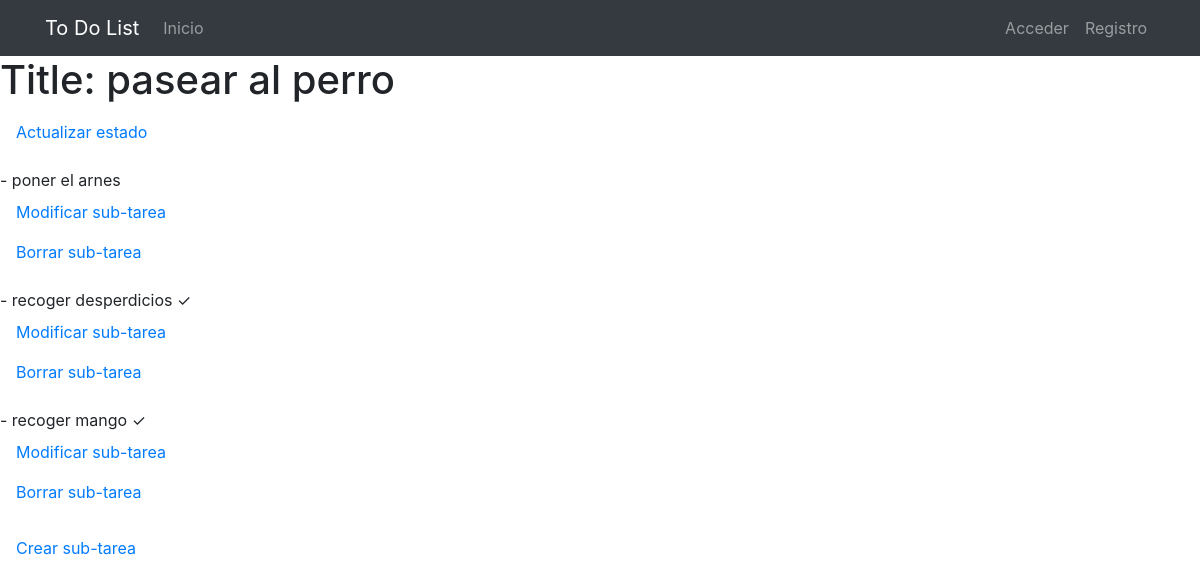
The page /list/angelo55/1 on the database its author committed.
### list/models.py (models this page shows, shortened)
class Task(models.Model):
    title = models.CharField(blank=False, null=False, max_length=200)
    is_completed = models.BooleanField(default=False)
    list = models.ForeignKey(List, on_delete=models.CASCADE)

class SubTask(models.Model):
    title = models.CharField(blank=False, null=False, max_length=200)
    is_completed = models.BooleanField(default=False)
    task = models.ForeignKey(Task, on_delete=models.CASCADE)

### list/views.py (the view, shortened to what this page needs)
# urls.py: path('<str:user>/<int:pk>', IndividualTaskView.as_view(), name="detail"),
class IndividualTaskView(LoginRequiredMixin, DetailView):
    model = Task
    template_name = 'list/detail.html'

### list/views.py (called while the page is built)
    def dispatch(self, request, *args, **kwargs):
        if request.user.get_username() not in request.path:
            return redirect(reverse_lazy('home'))
        return super(LoginRequiredMixin, self).dispatch(request, *args, **kwargs)

### list/templates/list/detail.html (shortened to what this page needs)
{% extends 'core/base.html' %}
{% load static %}
{% block content %}
<h1>Title: {{ task.title }}</h1> <a class="nav-link" href="{% url 'update' request.user.get_username task.pk %}">Actualizar estado </a></p>
{% for subtask in task.subtask_set.all %}
{% if subtask.task_id == task.id %}
<p>- {{subtask.title}} {% if subtask.is_completed == True %}✓{% endif %}<a class="nav-link" href="{% url 'sub-update' request.user.get_username task.pk subtask.pk %}">Modificar sub-tarea</a>
    <a class="nav-link" href="{% url 'sub-delete' request.user.get_username task.pk subtask.pk %}">Borrar sub-tarea </a></p>
{% endif %}
{% endfor %}
<a class="nav-link" href="{% url 'sub-create' request.user.get_username task.id %}">Crear sub-tarea
{% endblock %}

### core/static/core/css/main.css (style rules this page uses)
:root { --jumbotron-padding-y: 3rem; }

### rows shown on the page
Task: title "pasear al perro"
SubTask: title "poner el arnes"
SubTask: title "recoger desperdicios"
SubTask: title "recoger mango"
